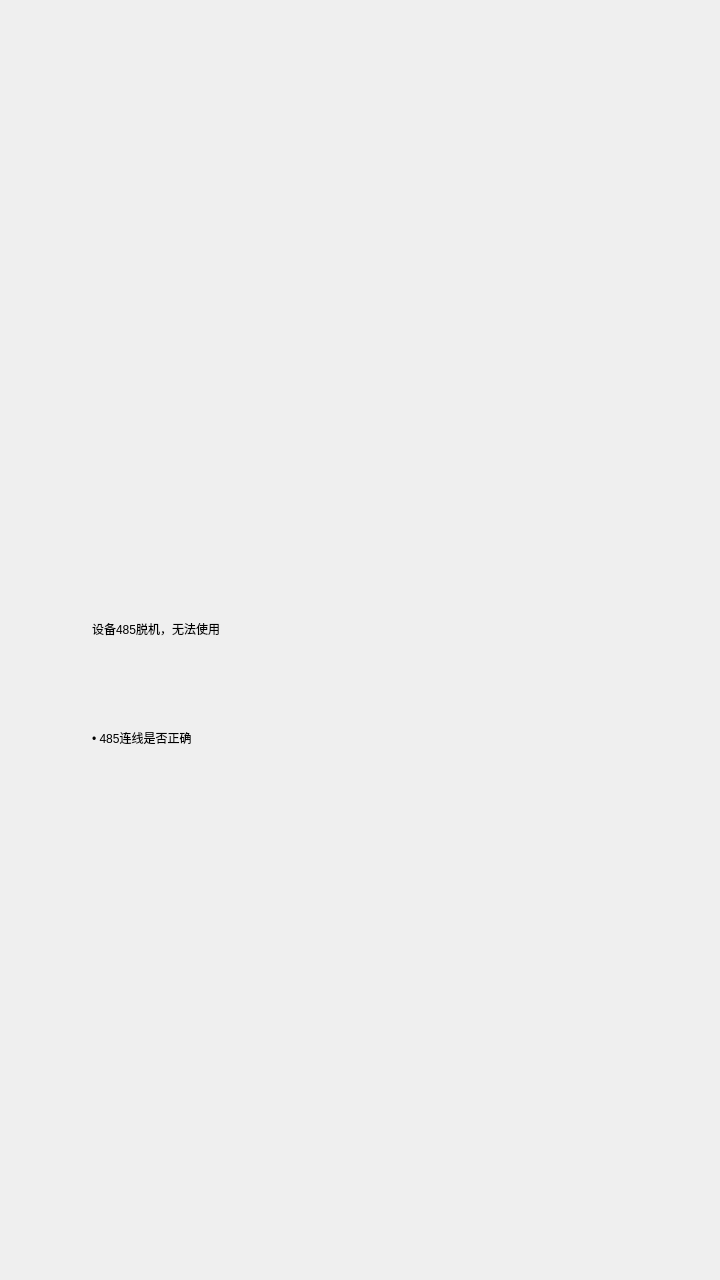
<?xml version="1.0" encoding="UTF-8"?>
<ui version="4.0">
 <class>SF485Error</class>
 <widget class="QWidget" name="SF485Error">
  <property name="geometry">
   <rect>
    <x>0</x>
    <y>0</y>
    <width>720</width>
    <height>1280</height>
   </rect>
  </property>
  <property name="windowTitle">
   <string>Form</string>
  </property>
  <property name="layoutDirection">
   <enum>Qt::LeftToRight</enum>
  </property>
  <layout class="QVBoxLayout" name="verticalLayout" stretch="0,0,0,0">
   <property name="spacing">
    <number>20</number>
   </property>
   <property name="leftMargin">
    <number>92</number>
   </property>
   <property name="topMargin">
    <number>229</number>
   </property>
   <property name="rightMargin">
    <number>92</number>
   </property>
   <property name="bottomMargin">
    <number>60</number>
   </property>
   <item>
    <layout class="QHBoxLayout" name="horizontalLayout">
     <item>
      <widget class="QLabel" name="img">
       <property name="minimumSize">
        <size>
         <width>310</width>
         <height>300</height>
        </size>
       </property>
       <property name="maximumSize">
        <size>
         <width>310</width>
         <height>300</height>
        </size>
       </property>
       <property name="sizeIncrement">
        <size>
         <width>0</width>
         <height>0</height>
        </size>
       </property>
       <property name="text">
        <string/>
       </property>
      </widget>
     </item>
    </layout>
   </item>
   <item>
    <widget class="QLabel" name="title">
     <property name="minimumSize">
      <size>
       <width>0</width>
       <height>160</height>
      </size>
     </property>
     <property name="maximumSize">
      <size>
       <width>16777215</width>
       <height>160</height>
      </size>
     </property>
     <property name="text">
      <string>设备485脱机，无法使用</string>
     </property>
     <property name="alignment">
      <set>Qt::AlignLeading|Qt::AlignLeft|Qt::AlignVCenter</set>
     </property>
    </widget>
   </item>
   <item>
    <layout class="QHBoxLayout" name="horizontalLayout_2"/>
   </item>
   <item>
    <widget class="QLabel" name="content">
     <property name="text">
      <string>• 485连线是否正确</string>
     </property>
     <property name="alignment">
      <set>Qt::AlignLeading|Qt::AlignLeft|Qt::AlignTop</set>
     </property>
    </widget>
   </item>
  </layout>
 </widget>
 <resources/>
 <connections/>
</ui>
